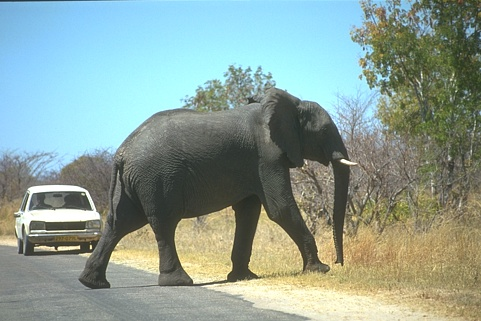
%> input picture assignment1/images/elephant.jpg, 481 x 321 px
$ octave task3.m   (GNU Octave 9; MATLAB toolbox functions it lacks are replaced by stand-ins)
%> lines starting %> are read from the running program, lines starting %| are printed output that depends on the picture; in (x1, y1, x2, y2) boxes, pixels count from 0 and x2, y2 are one past the last pixel; in counts of white or black regions, pixels touching at a corner belong together; the program's own positions count from 1
### assignment1/implementation/task2_border.m
function [image_b] = task2_border(image, bordersize)
%TASK2_BORDER create a border around an image with bordersize pixels
%   the border is generated by replication of the border pixels

    size_y = size(image, 1);
    size_x = size(image, 2);

    size_y_b = size_y + 2 * bordersize;
    size_x_b = size_x + 2 * bordersize;

    min_y = 1 + bordersize;
    max_y = size_y_b - bordersize;
    min_x = 1 + bordersize;
    max_x = size_x_b - bordersize;


    % add replicated border to image
    image_b = zeros(size_y_b, size_x_b);

    % center image
    image_b(min_y:max_y, min_x:max_x) = image(:,:);

    % replicate left, right, top, bottom borders
    image_b(min_y:max_y, 1:bordersize) = repmat(image(:,1), 1, bordersize);
    image_b(min_y:max_y, max_x+1:size_x_b) = repmat(image(:,size_x), 1, bordersize);
    image_b(1:bordersize, min_x:max_x) = repmat(image(1,:), bordersize, 1);
    image_b(max_y+1:size_y_b, min_x:max_x) = repmat(image(size_y,:), bordersize, 1);

    % replicate upper left, upper right, lower left, lower right corners
    image_b(1:bordersize, 1:bordersize) = repmat(image(1,1), bordersize, bordersize);
    image_b(1:bordersize, max_x+1:size_x_b) = repmat(image(1,size_x), bordersize, bordersize);
    image_b(max_y+1:size_y_b, 1:bordersize) = repmat(image(size_y,1), bordersize, bordersize);
    image_b(max_y+1:size_y_b, max_x+1:size_x_b) = repmat(image(size_y,size_x), bordersize, bordersize);

end

### assignment1/implementation/task3.m
% Assignment 1, Task 3: Canny Edge Detector

clear all;
close all;


%% common definitions

%image_filename = '../images/butterfly.jpg';
image_filename = '../images/elephant.jpg';

gauss_sigma = 0.8;

threshold_low = 0.4;
threshold_high = 0.8;


%% read image

image = im2double(rgb2gray(imread(image_filename)));
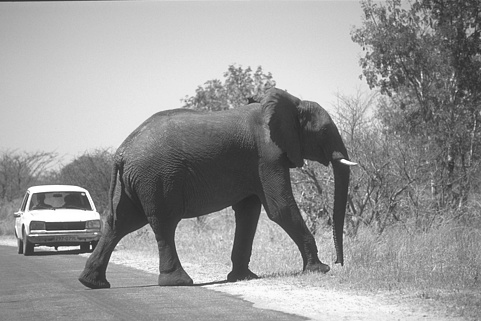
%> image: size 321x481 double; min 0.157, max 1, mean 0.596


%% step 1: smooth image with Gaussian

gauss_kernel_size = 4 * ceil(gauss_sigma) + 1;
kernel_gauss = fspecial('gauss', [gauss_kernel_size gauss_kernel_size], gauss_sigma);

image_filtered = imfilter(image, kernel_gauss, 'replicate', 'conv');


%% step 2: calculate gradient with Sobel kernel

kernel_sobel_y = fspecial('sobel');
kernel_sobel_x = kernel_sobel_y';

dimage_x = imfilter(image_filtered, kernel_sobel_x, 'replicate', 'conv');
dimage_y = imfilter(image_filtered, kernel_sobel_y, 'replicate', 'conv');

% calculate magnitude and angle of gradient
image_magnitude = sqrt(dimage_x .^ 2 + dimage_y .^ 2);
image_angle = atan(dimage_x ./ dimage_y);


%% step 3: perform non-maximum suppression

% find principal direction of edges
angle_limits = [-inf -3*pi/8:pi/4:3*pi/8 inf];

[~, angle_directions_full] = histc(image_angle, angle_limits);
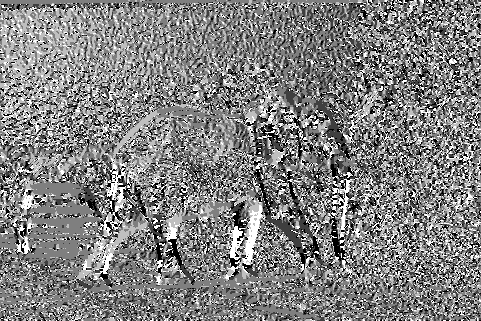
%> angle_directions_full: size 321x481 double; min 1, max 5, mean 3.03; drawn with min black and max white

% combine the same directions: 1=5=90°, 2=-45°, 3=0°, 4=45°
angle_directions = angle_directions_full;
angle_directions(angle_directions_full == 5) = 1;
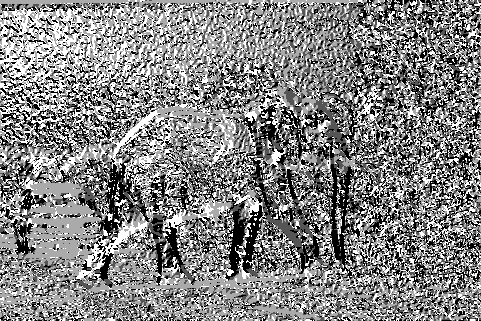
%> angle_directions: size 321x481 double; 11.83% of pixels changed, all inside (x1, y1, x2, y2) = (0, 0, 481, 321); drawn with min black and max white

% generate image with replicated border
image_magnitude_b = task2_border(image_magnitude, 1);
%> in task2_border, `image_b(min_y:max_y, 1:bordersize) = repmat(image(:,1), 1, bordersize);`: image_b: size 323x483 double; min 0, max 2.23, mean 0.171; mean of the top-left, top-right, bottom-left and bottom-right quarters 0.0671, 0.182, 0.224, 0.21
%> in task2_border, `image_b(min_y:max_y, max_x+1:size_x_b) = repmat(image(:,size_x), 1, bo..`: image_b: size 323x483 double; min 0, max 2.23, mean 0.172
%> in task2_border, `image_b(1:bordersize, min_x:max_x) = repmat(image(1,:), bordersize, 1);`: image_b: size 323x483 double; min 0, max 2.23, mean 0.172; mean of the top-left, top-right, bottom-left and bottom-right quarters 0.0695, 0.184, 0.224, 0.211
%> in task2_border, `image_b(max_y+1:size_y_b, min_x:max_x) = repmat(image(size_y,:), borde..`:
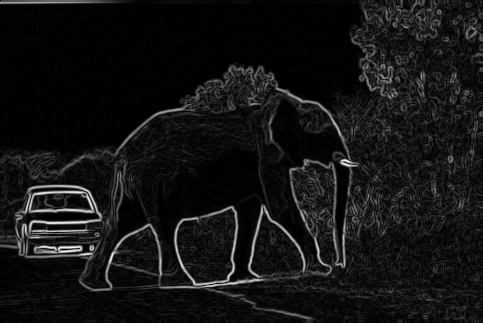
%> image_b: size 323x483 double; min 0, max 2.23, mean 0.173; drawn with min black and max white
%> in task2_border, `image_b(1:bordersize, 1:bordersize) = repmat(image(1,1), bordersize, b..`: image_b: size 323x483 double; under 0.01% of pixels changed, all inside (x1, y1, x2, y2) = (0, 0, 1, 1)
%> in task2_border, `image_b(1:bordersize, max_x+1:size_x_b) = repmat(image(1,size_x), bord..`: image_b: size 323x483 double; min 0, max 2.23, mean 0.173; mean of the top-left, top-right, bottom-left and bottom-right quarters 0.0695, 0.184, 0.224, 0.212
%> in task2_border, `image_b(max_y+1:size_y_b, max_x+1:size_x_b) = repmat(image(size_y,size..`: image_b: size 323x483 double; min 9.82e-05, max 2.23, mean 0.173

% generate shifted matrices for non-maximum detection
image_magnitude_shifted_ul = image_magnitude_b(1:size(image_magnitude, 1),   1:size(image_magnitude, 2));
image_magnitude_shifted_u  = image_magnitude_b(1:size(image_magnitude, 1),   2:size(image_magnitude, 2)+1);
image_magnitude_shifted_ur = image_magnitude_b(1:size(image_magnitude, 1),   3:size(image_magnitude, 2)+2);
image_magnitude_shifted_l  = image_magnitude_b(2:size(image_magnitude, 1)+1, 1:size(image_magnitude, 2));
image_magnitude_shifted_r  = image_magnitude_b(2:size(image_magnitude, 1)+1, 3:size(image_magnitude, 2)+2);
image_magnitude_shifted_dl = image_magnitude_b(3:size(image_magnitude, 1)+2, 1:size(image_magnitude, 2));
image_magnitude_shifted_d  = image_magnitude_b(3:size(image_magnitude, 1)+2, 2:size(image_magnitude, 2)+1);
image_magnitude_shifted_dr = image_magnitude_b(3:size(image_magnitude, 1)+2, 3:size(image_magnitude, 2)+2);

% calculate 2 matrices with differences to correct neighbor pixels
image_magnitude_diff1 = zeros(size(image_magnitude));
image_magnitude_diff2 = zeros(size(image_magnitude));

image_magnitude_diff1(angle_directions == 1) = image_magnitude(angle_directions == 1) - image_magnitude_shifted_l(angle_directions == 1);
image_magnitude_diff2(angle_directions == 1) = image_magnitude(angle_directions == 1) - image_magnitude_shifted_r(angle_directions == 1);

image_magnitude_diff1(angle_directions == 2) = image_magnitude(angle_directions == 2) - image_magnitude_shifted_ur(angle_directions == 2);
image_magnitude_diff2(angle_directions == 2) = image_magnitude(angle_directions == 2) - image_magnitude_shifted_dl(angle_directions == 2);

image_magnitude_diff1(angle_directions == 3) = image_magnitude(angle_directions == 3) - image_magnitude_shifted_u(angle_directions == 3);
image_magnitude_diff2(angle_directions == 3) = image_magnitude(angle_directions == 3) - image_magnitude_shifted_d(angle_directions == 3);
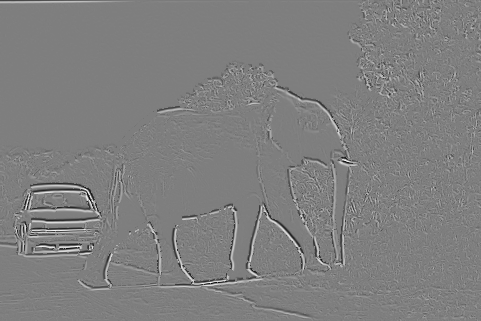
%> image_magnitude_diff2: size 321x481 double; min -1.65, max 1.66, mean 0.0117; drawn with min black and max white

image_magnitude_diff1(angle_directions == 4) = image_magnitude(angle_directions == 4) - image_magnitude_shifted_ul(angle_directions == 4);
image_magnitude_diff2(angle_directions == 4) = image_magnitude(angle_directions == 4) - image_magnitude_shifted_dr(angle_directions == 4);

% suppress all pixels which are not the maximum
image_nonmax = image_magnitude;

image_nonmax(image_magnitude_diff1 < 0) = 0;
image_nonmax(image_magnitude_diff2 < 0) = 0;


%% step 4: double thresholding

image_threshold = zeros(size(image_nonmax));

L1 = image_nonmax < threshold_low;
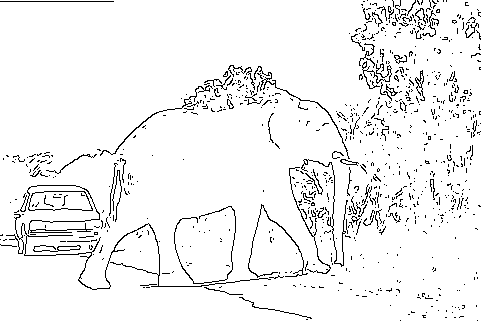
%> L1: size 321x481 logical; 94.6% white; black in thin lines or dots
L2 = (image_nonmax >= threshold_low) & (image_nonmax < threshold_high);
%> L2: size 321x481 logical; 3.4% white in thin lines or dots
L3 = image_nonmax >= threshold_high;
%> L3: size 321x481 logical; 1.9% white in thin lines or dots

image_threshold(L1) = 0;
%> image_threshold: size 321x481 double; every value is 0
image_threshold(L2) = 0.6;
image_threshold(L3) = 1;


%% step 5: hysteresis

% iterate through the weak edges until there are no more changes
last_strong_edges = image_threshold == 1;

iteration = 1;

while 1

    % generate new strong edges matrix with 1 pixel border (0 valued)
    strong_edges_b = false(size(image_threshold, 1) + 2, size(image_threshold, 2) + 2);
    strong_edges_b(2:size(image_threshold, 1)+1, 2:size(image_threshold, 2)+1) = last_strong_edges;

    strong_edges_n = false(size(image_threshold));

    % generate new "8-neighborhood has strong edges" logical matrix
    strong_edges_n = ...
        strong_edges_b(1:size(strong_edges_n, 1),   1:size(strong_edges_n, 2))   | ...
        strong_edges_b(1:size(strong_edges_n, 1),   2:size(strong_edges_n, 2)+1) | ...
        strong_edges_b(1:size(strong_edges_n, 1),   3:size(strong_edges_n, 2)+2) | ...
        strong_edges_b(2:size(strong_edges_n, 1)+1, 1:size(strong_edges_n, 2))   | ...
        strong_edges_b(2:size(strong_edges_n, 1)+1, 3:size(strong_edges_n, 2)+2) | ...
        strong_edges_b(3:size(strong_edges_n, 1)+2, 1:size(strong_edges_n, 2))   | ...
        strong_edges_b(3:size(strong_edges_n, 1)+2, 2:size(strong_edges_n, 2)+1) | ...
        strong_edges_b(3:size(strong_edges_n, 1)+2, 3:size(strong_edges_n, 2)+2);

    strong_edges = last_strong_edges;

    % promote all weak edges with a strong edge in the 8-neighborhood to strong edges
    L1 = (image_threshold == 0.6) & strong_edges_n;

    strong_edges(L1) = true;

    % check if the iteration has terminated (no changes)
    if(strong_edges == last_strong_edges)
        break;
    end

    % else continue with the next iteration
    last_strong_edges = strong_edges;

    % eye candy and window manager stress test: show progress of weak edge promotion
    %figure('name', ['strong edges for iteration ' num2str(iteration)]);
    %imshow(strong_edges + image_threshold);

    iteration = iteration + 1;
end
%> strong_edges: size 321x481 logical; 3.4% white in thin lines or dots
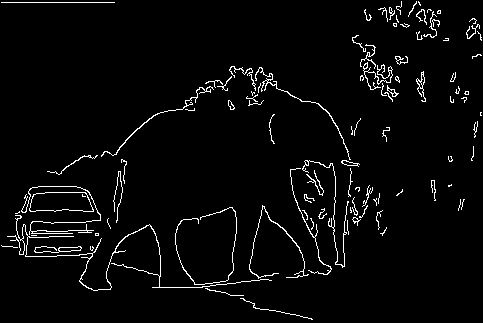
%> strong_edges_b: size 323x483 logical; 3.4% white in thin lines or dots
%> after the loop, iteration = 40


disp(['binary edge detector image complete after ' num2str(iteration) ' iterations']);
%| binary edge detector image complete after 40 iterations


%% show result

% display binary strong edges matrix
figure('name', 'Canny Edge Detector result');
imshow(strong_edges);
title('Canny Edge Detector result');
